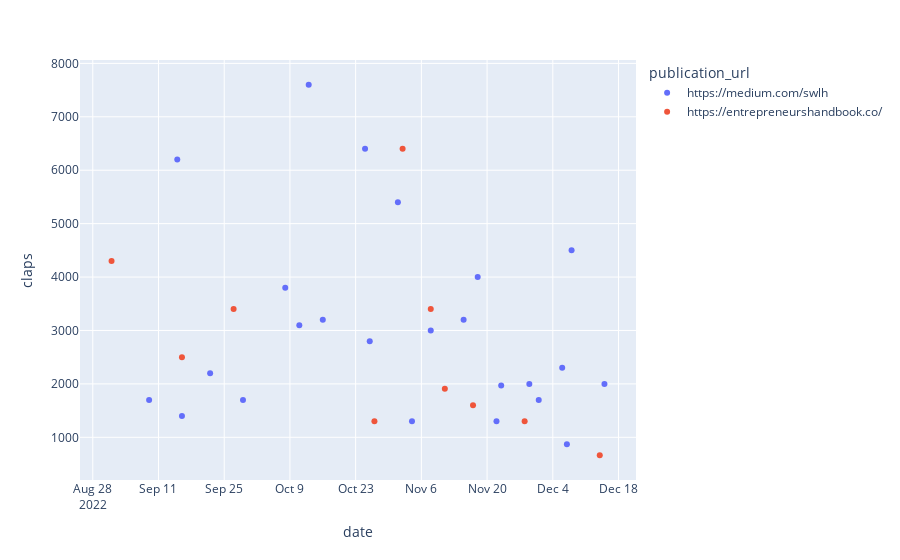

Notebook source saved alongside this figure:
### Code cell
px.scatter(df[df["author"] == "Tim Denning"], x="date", y="claps", color="publication_url")

### Figure 1 — Plotly figure (JSON) as saved in the notebook; plotly's stock layout.template omitted (floating-point values rounded to 4 significant figures)
{"data": [{"hovertemplate": "publication_url=https://medium.com/swlh<br>date=%{x}<br>claps=%{y}<extra></extra>", "legendgroup": "https://medium.com/swlh", "marker": {"color": "#636efa", "symbol": "circle"}, "mode": "markers", "name": "https://medium.com/swlh", "orientation": "v", "showlegend": true, "type": "scatter", "x": ["2022-12-08T00:00:00", "2022-12-01T00:00:00", "2022-12-15T00:00:00", "2022-12-06T00:00:00", "2022-12-07T00:00:00", "2022-11-01T00:00:00", "2022-11-15T00:00:00", "2022-11-18T00:00:00", "2022-11-08T00:00:00", "2022-11-29T00:00:00", "2022-11-22T00:00:00", "2022-11-23T00:00:00", "2022-11-04T00:00:00", "2022-10-13T00:00:00", "2022-10-26T00:00:00", "2022-10-08T00:00:00", "2022-10-16T00:00:00", "2022-10-25T00:00:00", "2022-10-11T00:00:00", "2022-09-15T00:00:00", "2022-09-09T00:00:00", "2022-09-29T00:00:00", "2022-09-22T00:00:00", "2022-09-16T00:00:00"], "xaxis": "x", "y": [4500, 1700, 2000, 2300, 870, 5400, 3200, 4000, 3000, 2000, 1300, 1970, 1300, 7600, 2800, 3800, 3200, 6400, 3100, 6200, 1700, 1700, 2200, 1400], "yaxis": "y"}, {"hovertemplate": "publication_url=https://entrepreneurshandbook.co/<br>date=%{x}<br>claps=%{y}<extra></extra>", "legendgroup": "https://entrepreneurshandbook.co/", "marker": {"color": "#EF553B", "symbol": "circle"}, "mode": "markers", "name": "https://entrepreneurshandbook.co/", "orientation": "v", "showlegend": true, "type": "scatter", "x": ["2022-12-14T00:00:00", "2022-11-08T00:00:00", "2022-11-02T00:00:00", "2022-11-17T00:00:00", "2022-11-11T00:00:00", "2022-11-28T00:00:00", "2022-10-27T00:00:00", "2022-09-27T00:00:00", "2022-09-01T00:00:00", "2022-09-16T00:00:00"], "xaxis": "x", "y": [664, 3400, 6400, 1600, 1910, 1300, 1300, 3400, 4300, 2500], "yaxis": "y"}], "layout": {"legend": {"title": {"text": "publication_url"}, "tracegroupgap": 0}, "margin": {"t": 60}, "xaxis": {"anchor": "y", "domain": [0, 1], "title": {"text": "date"}}, "yaxis": {"anchor": "x", "domain": [0, 1], "title": {"text": "claps"}}}}
